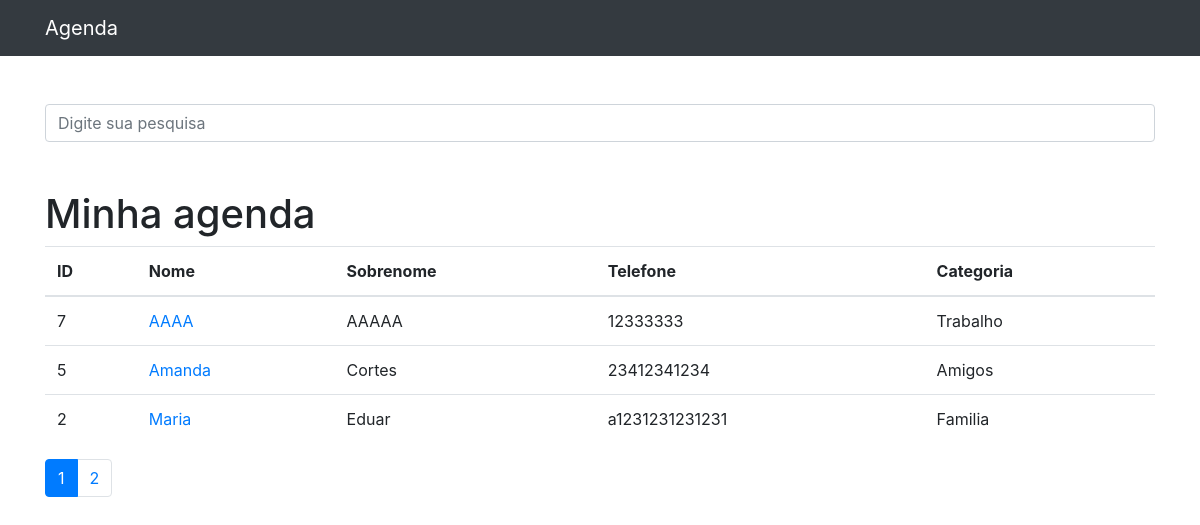
The page / on the database its author committed.
### contatos/models.py (models this page shows, shortened)
class Contato(models.Model):
    nome = models.CharField(max_length=100)
    sobrenome = models.CharField(max_length=100, blank=True)
    email = models.EmailField(max_length=100, blank=True)
    telefone = models.CharField(max_length=100)
    data_criacao = models.DateTimeField(auto_now_add=True)
    descricao = models.TextField(blank=True)
    categoria = models.ForeignKey(Categoria, on_delete=models.DO_NOTHING)
    mostrar = models.BooleanField(default=True)
    foto = models.ImageField(upload_to='fotos/%Y/%m/%d', null=True, blank=True)

class Categoria(models.Model):
    nome = models.CharField(max_length=100)
    def __str__(self):
        return self.nome

### contatos/views.py (the view)
# urls.py: urls.path('', views.index, name='index'),
def index(request):
    contatos = Contato.objects.order_by(
        'nome').filter(mostrar=True)
    paginator = Paginator(contatos, 3)
    page = request.GET.get('p')
    contatos = paginator.get_page(page)
    return render(request, 'contatos/index.html', {'contatos': contatos})

### contatos/templates/contatos/index.html
{% extends 'base.html' %} {% block conteudo %}
<h1 class="mt-5">Minha agenda</h1>
<table class="table">
    <thead>
        <tr>
            <th>ID</th>
            <th>Nome</th>
            <th>Sobrenome</th>
            <th>Telefone</th>
            <th>Categoria</th>
        </tr>
    </thead>
    <tbody>
        {% for contato in contatos %}
        <tr>
            <td>{{ contato.id }}</td>
            <td>
                <a href="{% url 'ver_contato' contato.id %}">{{ contato.nome }}</a>
            </td>
            <td>{{ contato.sobrenome }}</td>
            <td>{{ contato.telefone }}</td>
            <td>{{ contato.categoria }}</td>
        </tr>
        {% endfor %}
    </tbody>
</table>
<nav aria-label="Page navigation example">
    <ul class="pagination">
        {% for pagina in contatos.paginator.page_range %} {% if contatos.number == pagina %}
        <li class="page-item active"><a class="page-link" href="?p={{pagina}}&termo={{request.GET.termo}}">{{pagina}}</a></li>
        {% else %}
        <li class="page-item"><a class="page-link" href="?p={{pagina}}&termo={{request.GET.termo}}">{{pagina}}</a></li>
        {% endif %} {% endfor %}
    </ul>
</nav>
{% endblock %}

### templates/base.html (shortened to what this page needs)
{% load static %}
<!DOCTYPE html>
<html lang="pt">
    <head>
        {% include 'parciais/_head.html' %}
    </head>
    <body>
        {% include 'parciais/_nav.html' %}
        <div class="container">
            <div class="row">
                <div class="col-lg-12">
                    {% if 'accounts' not in request.path %}
                    <br><br>
                    <form method="get" action="{% url 'busca' %}">
                        <div class="form-group row">
                            <div class="col-12">
                                <input class="form-control" type="search" value="{{ request.GET.termo }}" id="search-input" placeholder="Digite sua pesquisa" name="termo"> {% include 'parciais/_messages.html' %}
                            </div>
                        </div>
                    </form>
                    {% endif %} {% block conteudo %}{% endblock %}
                </div>
            </div>
        </div>
    </body>
</html>

### templates/parciais/_head.html (shortened to what this page needs)
{%load static%}
<link href="{% static 'vendor/bootstrap/css/bootstrap.min.css' %}" rel="stylesheet">

### templates/parciais/_nav.html (shortened to what this page needs)
<nav class="navbar navbar-expand-lg navbar-dark bg-dark static-top">
    <div class="container">
        <a class="navbar-brand" href="{% url 'index' %}">Agenda</a>
    </div>
</nav>

### rows shown on the page
Contato: id "7", nome "AAAA", sobrenome "AAAAA", telefone "12333333", categoria "Trabalho"
Contato: id "5", nome "Amanda", sobrenome "Cortes", telefone "23412341234", categoria "Amigos"
Contato: id "2", nome "Maria", sobrenome "Eduar", telefone "a1231231231231", categoria "Familia"

### other values the page prints
{{ pagina }} "1"
{{ pagina }} "2"
